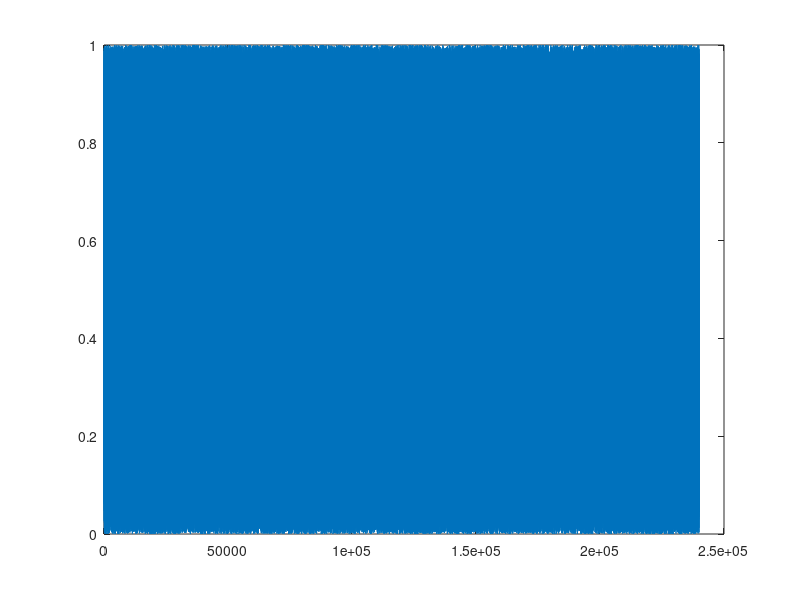

MATLAB code for this plot: (Note: this script raises an error after producing the figure.)
%% P02_PI_705694
%% sine

Fs = 48e3;
Ts = 1/Fs;

amp = 1.0;
phase =  0;
Fs_sin = 5e3;
Ts_sin = 1/(8e3);
dt = Ts_sin;
    
t_s = 1.0; %time in seconds

t_sin = (0 : dt : t_s - dt)';

sine = amp*sin(2*pi*Fs_sin*t_sin + phase);

%figure(1); plot(t_sin,sine); xlabel ('t (segundos)'); title ('Señal'); grid on;

soundsc(sine);
%% impulse
imp = [zeros(1, Fs) 1 zeros(1, Fs)];

stem(imp);

soundsc(imp);
%% noise
noise = rand(1,5*Fs);

plot(noise);

soundsc(noise);
%% chirp
start_t = 0;
end_t = 5;
t = start_t : 1/Fs : end_t;

fo = 50; 
f1 = 20e3; 
chirp_data = chirp(t,fo,end_t,f1,'linear'); 
figure;
pwelch(chirp_data,500,300,500,'one-side','power',Fs);

soundsc(chirp_data);

%% reception of data

dataObj = getaudiodata(recorderObj);

%% reception of sine signal
figure; plot(dataObj); title('Rx Signal');

figure; plot(t_sin,sine); title ('Tx Signal');

figure; pwelch(dataObj,500,300,500,'power'); title('Spectre / Rx Signal');

figure; pwelch(sine,500,300,500,'power'); title('Spectre / Tx Signal');

%% reception of impulse signal
figure; plot(dataObj); title('Rx Signal');

figure; plot(imp); title ('Tx Signal');

figure; pwelch(dataObj,500,300,500,'power'); title('Spectre / Rx Signal');

figure; pwelch(imp,500,300,500,'power'); title('Spectre / Tx Signal');

%% reception of gaussian noise signal
figure; plot(dataObj); title('Rx Signal');

figure; plot(noise); title ('Tx Signal');

figure; pwelch(dataObj,500,300,500,'power'); title('Spectre / Rx Signal');

figure; pwelch(noise,500,300,500,'power'); title('Spectre / Tx Signal');

%% reception of chirp signal
figure; plot(dataObj); title('Rx Signal');

figure; plot(chirp_data); title ('Tx Signal');

figure; pwelch(dataObj,500,300,500,'power'); title('Spectre / Rx Signal');

pwelch(chirp_data,500,300,500,'one-side','power',Fs); title('Spectre / Tx Signal');